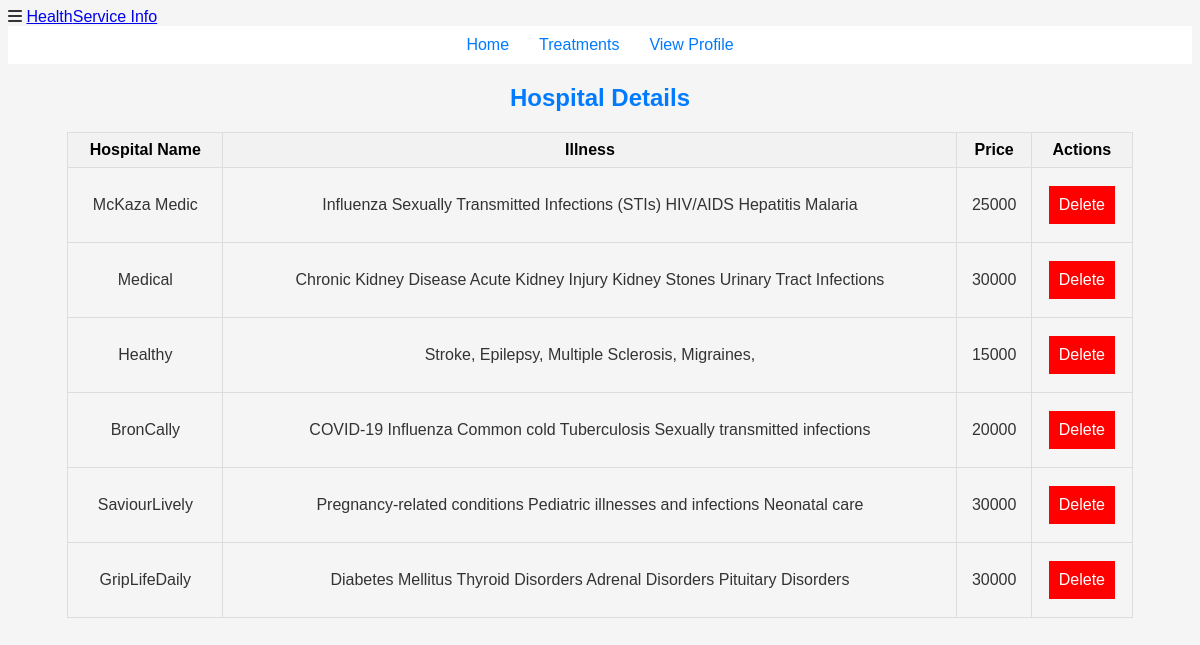
/viewhospital.php, run on the app's committed database.
### tables this page shows
CREATE TABLE `hospital` (
  `id` int(11) NOT NULL,
  `Name` varchar(50) NOT NULL,
  `Illness` longtext NOT NULL,
  `Price` decimal(65,0) NOT NULL
);

### viewhospital.php (the view, shortened to what this page needs)
<?php
$servername = "localhost";
$username = "root";
$password = "";
$dbname = "be-healthy";
$conn = new mysqli($servername, $username, $password, $dbname);
$sql = "SELECT * FROM hospital";
$result = $conn->query($sql);
?>
<!DOCTYPE html>
<html lang="en">
<head>
    <link rel="stylesheet" href="good11.css">
</head>
<body>
    <header>
        <div id="menubar" class="fas fa-bars"></div>
        <a href="#" class="logo"><span>Health</span>Service Info</a>
        <nav class="navbar">
            <a href="#home">Home</a>
            <a href="treatments.php">Treatments</a>
            <a href="updateprofile.php">View Profile</a>
        </nav>
    </header>
    <div class="container">
        <h2 class="text-center">Hospital Details</h2>
        <?php
        if ($result->num_rows > 0) {
            echo "<table class='table table-striped'>";
            echo "<thead class='thead-dark'><tr><th>Hospital Name</th><th>Illness</th><th>Price</th><th>Actions</th></tr></thead>";
            while ($row = $result->fetch_assoc()) {
                echo "<tr>";
                echo "<td>{$row['Name']}</td>";
                echo "<td>{$row['Illness']}</td>";
                echo "<td>{$row['Price']}</td>";
                echo "<td> <a href='Delhospital.php?id={$row['Name']}' class='btn btn-danger'>Delete</a></td>";
                echo "</tr>";
            }
            echo "</table>";
        } else {
            echo "No Hospital found.";
        }
        ?>
    </div>
</body>
</html>

### good11.css (style rules this page uses)
body { font-family: Arial, sans-serif; background-color: #f5f5f5; color: #333; }
.container { width: 90%; max-width: 1200px; margin: auto; text-align: center; }
.text-center { text-align: center; color: #007BFF; }
.table { width: 100%; margin-top: 20px; border-collapse: collapse; }
.table th, .table td { border: 1px solid #ddd; padding: 8px; }
.table th { background-color: #f2f2f2; color: black; }
.navbar { display: flex; justify-content: center; padding: 10px 0; background-color: rgb(255, 255, 255) }
.navbar a { margin: 0 15px; text-decoration: none; color: #007BFF; }
.btn { padding: 10px; color: white; text-decoration: none; display: inline-block; margin: 10px auto; }
.btn-danger { background-color: red; }

### data on the page
hospital: Name "McKaza Medic", Illness "Influenza Sexually Transmitted Infections (STIs) HIV/AIDS Hepatitis Malaria", Price "25000"
hospital: Name "Medical", Illness "Chronic Kidney Disease Acute Kidney Injury Kidney Stones Urinary Tract Infections", Price "30000"
hospital: Name "Healthy", Illness "Stroke, Epilepsy, Multiple Sclerosis, Migraines,", Price "15000"
hospital: Name "BronCally", Illness "COVID-19 Influenza Common cold Tuberculosis Sexually transmitted infections", Price "20000"
hospital: Name "SaviourLively", Illness "Pregnancy-related conditions Pediatric illnesses and infections Neonatal care", Price "30000"
hospital: Name "GripLifeDaily", Illness "Diabetes Mellitus Thyroid Disorders Adrenal Disorders Pituitary Disorders", Price "30000"
